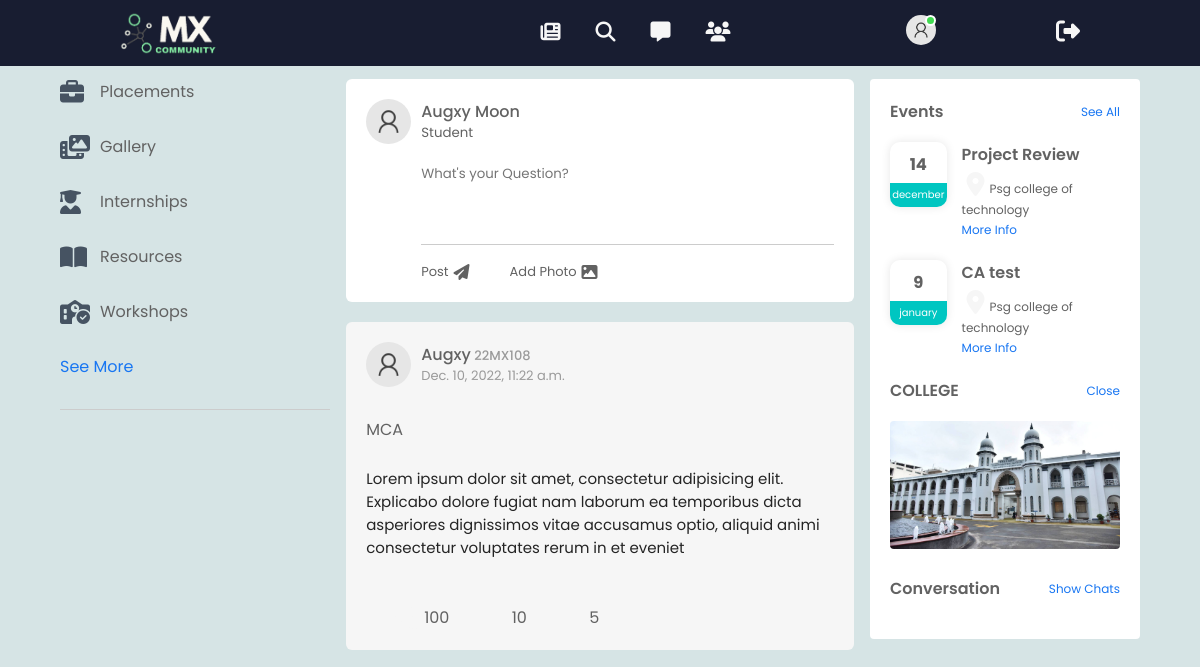
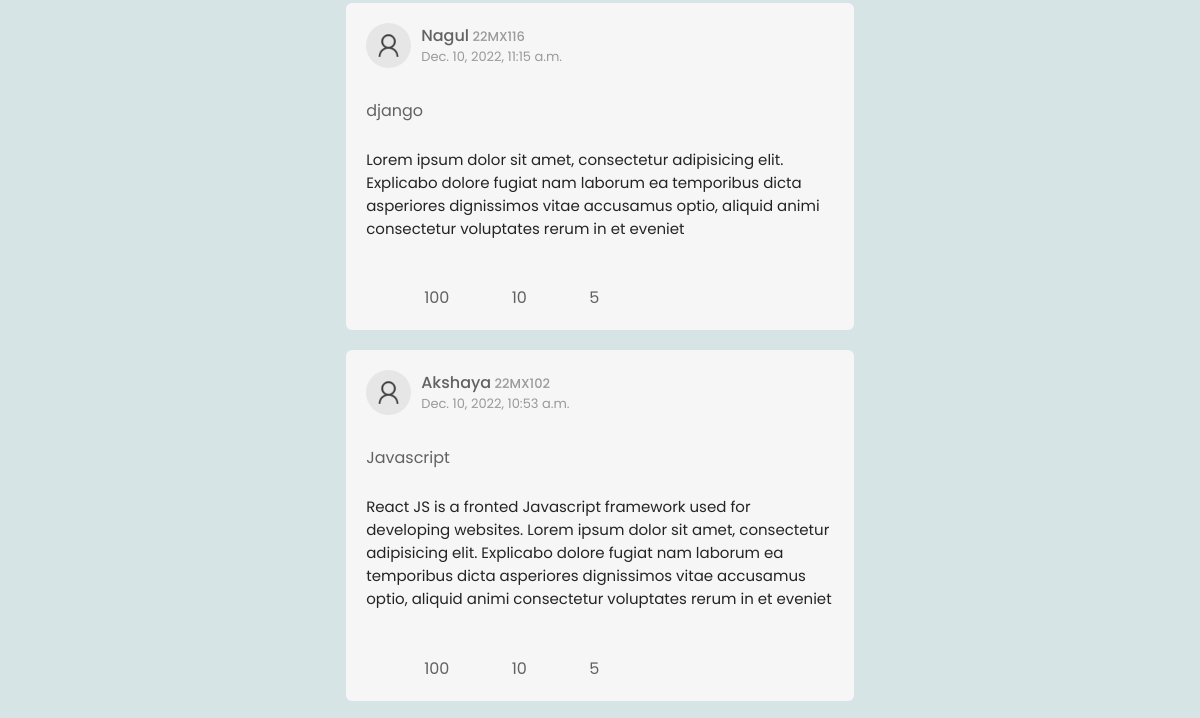
The page /feed/ (signed in, upper part) on the database as committed earlier (2 pictures, top to bottom).
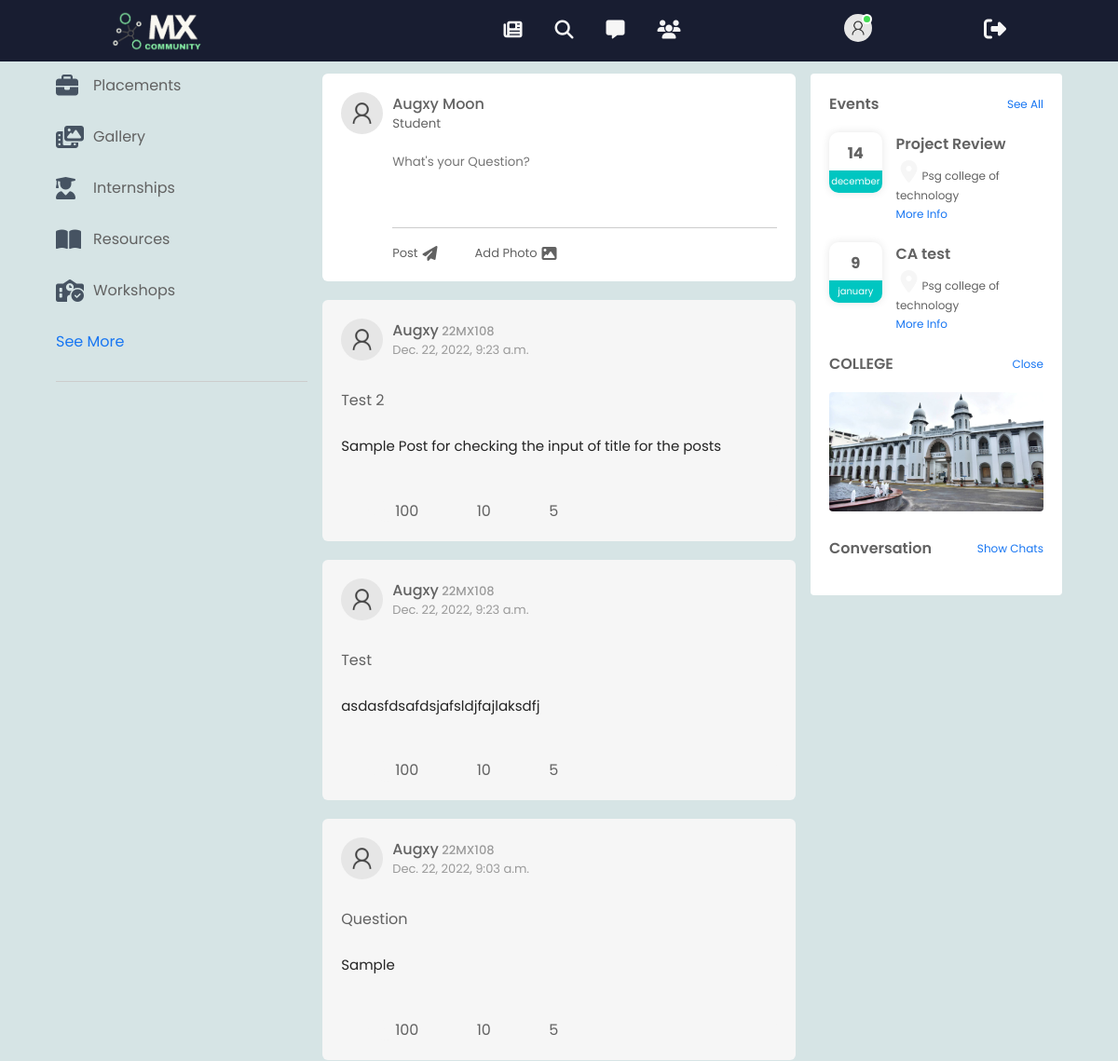
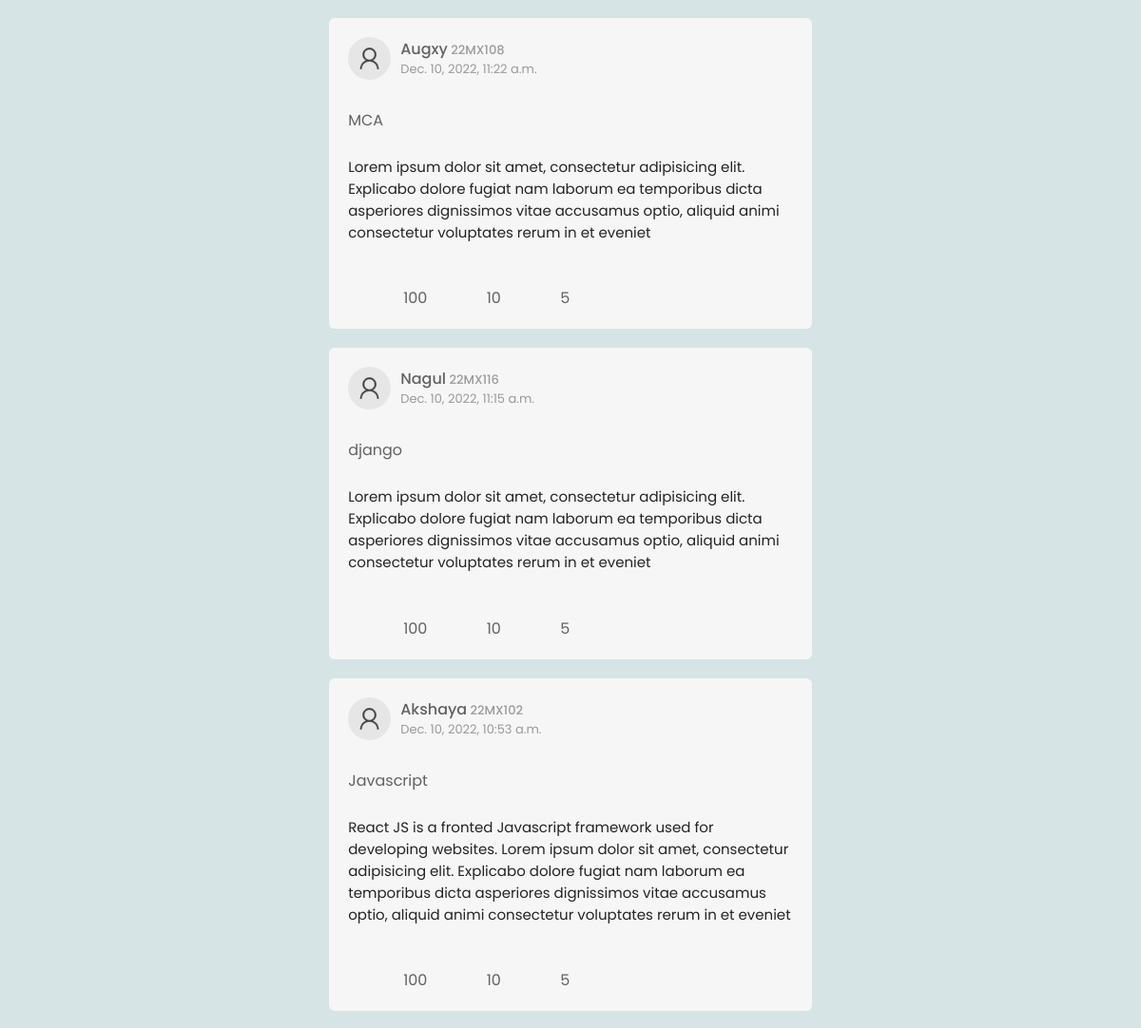
The same page on the database as committed later (2 pictures, top to bottom).
### mca/models.py (models this page shows, shortened)
class NewUser(AbstractUser):
    rollno = models.CharField(max_length=7,null=False,unique=True,verbose_name='Roll Number')
    USERNAME_FIELD = 'rollno'

class Post(models.Model):
    author = models.ForeignKey(NewUser,on_delete=CASCADE)
    title = models.CharField(max_length=30,default='Question')
    post_time = models.DateTimeField(default=timezone.now)
    content = models.TextField(null=False)
    comment = models.TextField(blank=True)

### mca/views.py (the view, shortened to what this page needs)
# urls.py: path('feed/',views.feed,name='feed'),
@login_required
def feed(request):
    User = get_user_model()
    users = User.objects.all()
    print(users)
    feed_dict = {'feed':Post.objects.order_by('-post_time'),'users':users}
    return render(request,'feed.html',feed_dict)

### mx_community/templates/feed.html (shortened to what this page needs)
{% extends 'base.html' %}
{% block page%}
{% load static %}
<div class="container">
    <div class="left-sidebar">
        <div class="imp-links">
            <a href="#"> <i class="fa-solid fa-briefcase"></i>Placements</a>
            <a href="#"> <i class="fa-solid fa-photo-film"></i>Gallery</a>
            <a href="#"><i class="fa-solid fa-user-graduate"></i> Internships</a>
            <a href="#"> <i class="fa-solid fa-book-open"></i>Resources</a>
            <a href="#"> <i class="fa-solid fa-school-circle-check"></i>Workshops</a>
            <a href="#">See More</a>
        </div>
    </div>
    <div class="main-content">
        <div class="write-post-container">
            <div class="user-profile">
                <img src="{% static '/img/user.png' %}" alt="">
                <div>
                    <p style="text-transform: capitalize;">{{user.get_full_name}}</p>
                    <small>Student</small>
                </div>
            </div>
            <div class="post-input-container">
                <form action="" method="POST" onfocus="" id="post-form">
                    <textarea rows="4" required placeholder="What's your Question?" name="postcontent" oninput="inputTitle()"></textarea>
                </form>
                <div class="add-post-links">
                    <a href="#" onclick="createPost()">Post<i class="fa-solid fa-paper-plane"></i></a>
                    <a href="#">Add Photo  <i class="fa-solid fa-image"></i></a>
                </div>
            </div>
        </div>
        {% for post in feed %}
        <div class="post-container">
            <div class="post-row">
                <div class="user-profile">
                    <img src="{% static '/img/user.png' %}" alt="">
                    <div>
                        <p>{{post.author.first_name}}<span>  {{post.author.rollno}}</span></p>
                        <span>{{post.post_time}}</span>
                    </div>
                </div>
                <a href="#">  <i class="fas fa-ellipsis-v"></i></a>
            </div>
            <p class="post-title">{{post.title}}</p>
            <p class="post-text">{{post.content}}</p>
                <div class="post-row">
                    <div class="activity-icons">
                        <div><img src="/images/like-blue.png" alt=""><i class="fa-solid fa-comments"></i>100</div>
                        <div><img src="/images/comments.png" alt="">10</div>
                        <div><img src="/images/share.png" alt="">5</div>
                    </div>
                    <div class="post-profile-icon">
                        <i class="fa-sharp fa-solid fa-caret-down"></i>
                    </div>
                </div>
        </div>
        {% endfor %}
    </div>
    <div class="right-sidebar">
        <div class="sidebar-title">
            <h4>Events</h4>
            <a href="#">See All</a>
        </div>
        <div class="event">
            <div class="left-event">
                <h3>14</h3>
                <span>december</span>
            </div>
            <div class="right-event">
                <h4>Project Review</h4>
                <p><i class="fa-solid fa-location-dot"></i></i>Psg college of technology</p>
                <a href="#">More Info</a>
            </div>
        </div>
            <div class="event">
                <div class="left-event">
                    <h3>9</h3>
                    <span>january</span>
                </div>
                <div class="right-event">
                    <h4>CA test</h4>
                    <p><i class="fa-solid fa-location-dot"></i>Psg college of technology</p>
                    <a href="#">More Info</a>
                </div>
        </div>
        <div class="sidebar-title">
            <h4>COLLEGE</h4>
            <a href="#">Close</a>
        </div>
        <img src="{% static '/img/clg.jpg' %}" alt="" class="side-ads">
        <div class="sidebar-title">
            <h4>Conversation</h4>
            <a href="#" id="hidechat" onclick="showChat()">Show Chats</a>
        </div>
    </div>
</div>
{% endblock %}

### mx_community/templates/base.html (shortened to what this page needs)
<!DOCTYPE html>
<html lang="en">
<head>
    {% load static %}
    <link rel="stylesheet" href="{% static '/css/style.css' %}">
</head>
<body>
        <nav>
            <div class="nav-right">
                <img src="{% static '/img/logo.png' %}" class="logo">
            </div>
            <div class="nav-left">
                <ul>
                  <div class="nav-icons">
                    <div class="nico">
                    <li><a href="{% url 'feed' %}"><i class="fa-solid fa-newspaper"></i></a></li>
                    </div>
                    <div class="nico">
                     <li><a href=""><i class="fa-solid fa-magnifying-glass"></i></a></li>
                    </div>
                    <div class="nico">
                    <li><a href="{% url 'messages' %}"><i class="fa-solid fa-message"></i></a></li>
                    </div>
                    <div class="nico">
                    <li><a href="{% url 'tokens' %}"><i class="fa-solid fa-users"></i></a></li>
                    </div>
                  </div>
                  </ul>
              </div>
              <div class="nav-user-icon online">
                <img src="{% static '/img/user.png' %}">
              </div>
              <a href="{% url 'logout' %}"><i class="fa-solid fa-right-from-bracket"></i></a>
          </nav>
    <section>
        {% block page %}
        {% endblock %}
    </section>
</body>
</html>

### mx_community/static/css/style.css (style rules this page uses)
:root { --thColor: #181D31; --bdyColor: #D6E4E5; --secColor: #465362; --boxColor: #F6F6F6; --spanColor: #1876f2; --greyText: #6B728E; }
* { margin: 0; padding: 0; font-family: 'Poppins','sans-serif'; box-sizing: border-box; }
body { background: var(--bdyColor); }
nav { display: flex; align-items: center; justify-content: space-around; background: var(--thColor); padding: 5px 5%; position: sticky; top: 0; z-index: 100; }
.nav-icons { display: flex; justify-content: space-between; align-items: center; height: 56px; }
.nico { display: flex; flex-direction: row; margin-left: 5px; cursor: pointer; }
.logo { width: 100px; }
.nav-left, .nav-right { display: flex; align-items: center; }
.nav-left { margin-left: 180px; }
.nav-left ul li { list-style: none; display: inline-block; }
.nav-left ul li i { font-size: 20px; margin: 0 15px; }
.nav-user-icon img { margin-left: 40px; width: 30px; border-radius: 50%; cursor: pointer; }
i { font-size: 24px; color: #F6F6F6; }
.online { position: relative; }
.online::after { content: ''; width: 7px; height: 7px; border: 2px solid #fff; border-radius: 50%; background: #41db51; position: absolute; top: 0; right: 0; }
.container { display: flex; justify-content: space-between; padding: 13px 5%; }
.left-sidebar { flex-basis: 25%; position: sticky; top: 70px; align-self: flex-start; }
.right-sidebar { flex-basis: 25%; position: sticky; top: 70px; align-self: flex-start; background: #fff; padding: 20px; border-radius: 4px; color: #626262; }
.main-content { flex-basis: 47%; }
.imp-links a, .shortcut-links a { text-decoration: none; display: flex; align-items: center; margin-bottom: 30px; color: #626262; width: fit-content; }
.imp-links a i { width: 25px; margin-right: 15px; color:var(--secColor); }
.imp-links a:last-child { color: #1876f2; }
.imp-links { border-bottom: 1px solid #ccc; }
.sidebar-title { display: flex; align-items: center; justify-content: space-between; margin-bottom: 18px; }
.right-sidebar h4 { font-weight: 600; font-size: 16px; }
.sidebar-title a { text-decoration: none; color: #1876f2; font-size: 12px; }
.event { display: flex; font-size: 14px; margin-bottom: 20px; }
.left-event { border-radius: 10px; height: 65px; width: 65px; margin-right: 15px; padding-top: 10px; text-align: center; position: relative; overflow: hidden; box-shadow: 0 0 10px rgba(0, 0, 0, 0.1); }
.event p { font-size: 12px; }
.event i { padding: 5px; }
.event a { font-size: 12px; text-decoration: none; color: #1876f2; }
.left-event span { position: absolute; bottom: 0; left: 0; width: 100%; background: #00C6C1; color: #fff; font-size: 10px; padding: 4px 0; }
.side-ads { width: 100%; margin-bottom: 20px; border-radius: 4px; }
.write-post-container { width: 100%; background: #fff; border-radius: 6px; padding: 20px; color: #626262; }
.user-profile { display: flex; align-items: center; }
.user-profile img { width: 45px; border-radius: 50%; margin-right: 10px; }
.user-profile p { margin-bottom: -5px; font-weight: 500; color: #626262; }
.post-input-container { padding-left: 55px; padding-top: 20px; }
.post-input-container textarea { width: 100%; border: 0; outline: 0; border-bottom: 1px solid #ccc; background: transparent; resize: none; }
.post-title { padding: 30px 0px 10px 0px; }
.add-post-links { display: flex; margin-top: 10px; }
.add-post-links a { text-decoration: none; display: flex; align-items: center; color: #626262; margin-right: 30px; font-size: 13px; }
.add-post-links i { font-size: 16px; padding-left: 5px; color: #626262; margin: 0; margin-right: 10px; }
.post-container { width: 100%; background: #F6F6F6; border-radius: 6px; padding: 20px; color: #626262; margin: 20px 0; }
.user-profile span { font-size: 13px; color: #9a9a9a; }
.post-text { color: #242424; margin: 15px 0; font-size: 15px; }
.post-row { display: flex; align-items: center; justify-content: space-between; }
.activity-icons div { display: inline-flex; align-items: center; margin-right: 30px; }
.post-profile-icon { display: flex; align-items: center; }
.post-row a { color: #9a9a9a; }

Rows that differ between the two databases and show on the page:
added Post: author.first_name "Augxy", author.rollno "22MX108", post_time "Dec. 22, 2022, 9:23 a.m.", title "Test 2", content "Sample Post for checking the input of title for the posts"
added Post: author.first_name "Augxy", author.rollno "22MX108", post_time "Dec. 22, 2022, 9:23 a.m.", title "Test", content "asdasfdsafdsjafsldjfajlaksdfj"
added Post: author.first_name "Augxy", author.rollno "22MX108", post_time "Dec. 22, 2022, 9:03 a.m.", title "Question", content "Sample"
